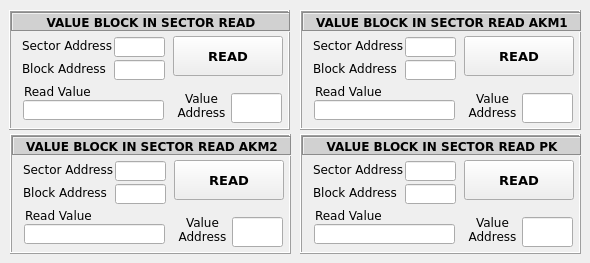
   <widget class="QWidget" name="tbValueBlockRead">
    <attribute name="title">
     <string>ValueBlockInSector Read</string>
    </attribute>
    <widget class="QFrame" name="fmValueBlockRead">
     <property name="geometry">
      <rect>
       <x>9</x>
       <y>10</y>
       <width>281</width>
       <height>120</height>
      </rect>
     </property>
     <property name="autoFillBackground">
      <bool>true</bool>
     </property>
     <property name="frameShape">
      <enum>QFrame::Box</enum>
     </property>
     <property name="frameShadow">
      <enum>QFrame::Raised</enum>
     </property>
     <widget class="QLabel" name="lblHeaderVBInSBR">
      <property name="geometry">
       <rect>
        <x>2</x>
        <y>2</y>
        <width>280</width>
        <height>20</height>
       </rect>
      </property>
      <property name="font">
       <font>
        <family>Verdana</family>
        <pointsize>9</pointsize>
        <weight>75</weight>
        <bold>true</bold>
       </font>
      </property>
      <property name="autoFillBackground">
       <bool>false</bool>
      </property>
      <property name="styleSheet">
       <string notr="true">background-color: rgb(209, 209, 209);</string>
      </property>
      <property name="frameShape">
       <enum>QFrame::Box</enum>
      </property>
      <property name="frameShadow">
       <enum>QFrame::Sunken</enum>
      </property>
      <property name="text">
       <string>VALUE BLOCK IN SECTOR READ</string>
      </property>
      <property name="textFormat">
       <enum>Qt::AutoText</enum>
      </property>
      <property name="alignment">
       <set>Qt::AlignCenter</set>
      </property>
     </widget>
     <widget class="QLabel" name="lblBlockAddressBR">
      <property name="geometry">
       <rect>
        <x>13</x>
        <y>50</y>
        <width>90</width>
        <height>16</height>
       </rect>
      </property>
      <property name="font">
       <font>
        <family>Verdana</family>
       </font>
      </property>
      <property name="text">
       <string>Block Address</string>
      </property>
     </widget>
     <widget class="QLineEdit" name="txtValueBlockAddressBR">
      <property name="geometry">
       <rect>
        <x>105</x>
        <y>50</y>
        <width>51</width>
        <height>20</height>
       </rect>
      </property>
      <property name="font">
       <font>
        <family>Verdana</family>
        <pointsize>9</pointsize>
        <weight>75</weight>
        <bold>true</bold>
       </font>
      </property>
      <property name="alignment">
       <set>Qt::AlignCenter</set>
      </property>
     </widget>
     <widget class="QPushButton" name="btnValueBlockRead">
      <property name="geometry">
       <rect>
        <x>164</x>
        <y>26</y>
        <width>110</width>
        <height>40</height>
       </rect>
      </property>
      <property name="font">
       <font>
        <family>Verdana</family>
        <pointsize>10</pointsize>
        <weight>75</weight>
        <bold>true</bold>
       </font>
      </property>
      <property name="text">
       <string>READ</string>
      </property>
     </widget>
     <widget class="QLabel" name="lblReadDataBR">
      <property name="geometry">
       <rect>
        <x>15</x>
        <y>73</y>
        <width>71</width>
        <height>16</height>
       </rect>
      </property>
      <property name="font">
       <font>
        <family>Verdana</family>
       </font>
      </property>
      <property name="text">
       <string>Read Value</string>
      </property>
     </widget>
     <widget class="QLineEdit" name="txtValueReadDataBR">
      <property name="geometry">
       <rect>
        <x>14</x>
        <y>90</y>
        <width>141</width>
        <height>20</height>
       </rect>
      </property>
      <property name="font">
       <font>
        <family>Verdana</family>
        <weight>75</weight>
        <bold>true</bold>
       </font>
      </property>
      <property name="readOnly">
       <bool>true</bool>
      </property>
     </widget>
     <widget class="QLineEdit" name="txtValueAddressBR">
      <property name="geometry">
       <rect>
        <x>222</x>
        <y>83</y>
        <width>51</width>
        <height>30</height>
       </rect>
      </property>
      <property name="font">
       <font>
        <family>Verdana</family>
        <pointsize>11</pointsize>
        <weight>75</weight>
        <bold>true</bold>
       </font>
      </property>
      <property name="alignment">
       <set>Qt::AlignCenter</set>
      </property>
      <property name="readOnly">
       <bool>true</bool>
      </property>
     </widget>
     <widget class="QLabel" name="lblValueAddressBR">
      <property name="geometry">
       <rect>
        <x>167</x>
        <y>80</y>
        <width>51</width>
        <height>31</height>
       </rect>
      </property>
      <property name="font">
       <font>
        <family>Verdana</family>
       </font>
      </property>
      <property name="text">
       <string>Value Address</string>
      </property>
      <property name="alignment">
       <set>Qt::AlignCenter</set>
      </property>
      <property name="wordWrap">
       <bool>true</bool>
      </property>
     </widget>
     <widget class="QLabel" name="lblSectorAddressBR">
      <property name="geometry">
       <rect>
        <x>13</x>
        <y>27</y>
        <width>90</width>
        <height>16</height>
       </rect>
      </property>
      <property name="font">
       <font>
        <family>Verdana</family>
       </font>
      </property>
      <property name="text">
       <string>Sector Address</string>
      </property>
     </widget>
     <widget class="QLineEdit" name="txtSectorAddressBR">
      <property name="geometry">
       <rect>
        <x>105</x>
        <y>27</y>
        <width>51</width>
        <height>20</height>
       </rect>
      </property>
      <property name="font">
       <font>
        <family>Verdana</family>
        <pointsize>9</pointsize>
        <weight>75</weight>
        <bold>true</bold>
       </font>
      </property>
      <property name="alignment">
       <set>Qt::AlignCenter</set>
      </property>
     </widget>
    </widget>
    <widget class="QFrame" name="fmValueBlockReadAKM1">
     <property name="geometry">
      <rect>
       <x>300</x>
       <y>10</y>
       <width>281</width>
       <height>120</height>
      </rect>
     </property>
     <property name="autoFillBackground">
      <bool>true</bool>
     </property>
     <property name="frameShape">
      <enum>QFrame::Box</enum>
     </property>
     <property name="frameShadow">
      <enum>QFrame::Raised</enum>
     </property>
     <widget class="QLabel" name="lblHeaderVBInSBRAKM1">
      <property name="geometry">
       <rect>
        <x>2</x>
        <y>2</y>
        <width>280</width>
        <height>20</height>
       </rect>
      </property>
      <property name="font">
       <font>
        <family>Verdana</family>
        <pointsize>9</pointsize>
        <weight>75</weight>
        <bold>true</bold>
       </font>
      </property>
      <property name="autoFillBackground">
       <bool>false</bool>
      </property>
      <property name="styleSheet">
       <string notr="true">background-color: rgb(209, 209, 209);</string>
      </property>
      <property name="frameShape">
       <enum>QFrame::Box</enum>
      </property>
      <property name="frameShadow">
       <enum>QFrame::Sunken</enum>
      </property>
      <property name="text">
       <string>VALUE BLOCK IN SECTOR READ AKM1</string>
      </property>
      <property name="textFormat">
       <enum>Qt::AutoText</enum>
      </property>
      <property name="alignment">
       <set>Qt::AlignCenter</set>
      </property>
     </widget>
     <widget class="QLabel" name="lblBlockAddressBRAKM1">
      <property name="geometry">
       <rect>
        <x>13</x>
        <y>50</y>
        <width>90</width>
        <height>16</height>
       </rect>
      </property>
      <property name="font">
       <font>
        <family>Verdana</family>
       </font>
      </property>
      <property name="text">
       <string>Block Address</string>
      </property>
     </widget>
     <widget class="QLineEdit" name="txtValueBlockAddressBRAKM1">
      <property name="geometry">
       <rect>
        <x>105</x>
        <y>50</y>
        <width>51</width>
        <height>20</height>
       </rect>
      </property>
      <property name="font">
       <font>
        <family>Verdana</family>
        <pointsize>9</pointsize>
        <weight>75</weight>
        <bold>true</bold>
       </font>
      </property>
      <property name="alignment">
       <set>Qt::AlignCenter</set>
      </property>
     </widget>
     <widget class="QPushButton" name="btnValueBlockReadAKM1">
      <property name="geometry">
       <rect>
        <x>164</x>
        <y>26</y>
        <width>110</width>
        <height>40</height>
       </rect>
      </property>
      <property name="font">
       <font>
        <family>Verdana</family>
        <pointsize>10</pointsize>
        <weight>75</weight>
        <bold>true</bold>
       </font>
      </property>
      <property name="text">
       <string>READ</string>
      </property>
     </widget>
     <widget class="QLabel" name="lblReadDataBRAKM1">
      <property name="geometry">
       <rect>
        <x>15</x>
        <y>73</y>
        <width>71</width>
        <height>16</height>
       </rect>
      </property>
      <property name="font">
       <font>
        <family>Verdana</family>
       </font>
      </property>
      <property name="text">
       <string>Read Value</string>
      </property>
     </widget>
     <widget class="QLineEdit" name="txtValueReadDataBRAKM1">
      <property name="geometry">
       <rect>
        <x>14</x>
        <y>90</y>
        <width>141</width>
        <height>20</height>
       </rect>
      </property>
      <property name="font">
       <font>
        <family>Verdana</family>
        <weight>75</weight>
        <bold>true</bold>
       </font>
      </property>
      <property name="readOnly">
       <bool>true</bool>
      </property>
     </widget>
     <widget class="QLineEdit" name="txtValueAddressBRAKM1">
      <property name="geometry">
       <rect>
        <x>222</x>
        <y>83</y>
        <width>51</width>
        <height>30</height>
       </rect>
      </property>
      <property name="font">
       <font>
        <family>Verdana</family>
        <pointsize>11</pointsize>
        <weight>75</weight>
        <bold>true</bold>
       </font>
      </property>
      <property name="alignment">
       <set>Qt::AlignCenter</set>
      </property>
      <property name="readOnly">
       <bool>true</bool>
      </property>
     </widget>
     <widget class="QLabel" name="lblValueAddressBRAKM1">
      <property name="geometry">
       <rect>
        <x>167</x>
        <y>80</y>
        <width>51</width>
        <height>31</height>
       </rect>
      </property>
      <property name="font">
       <font>
        <family>Verdana</family>
       </font>
      </property>
      <property name="text">
       <string>Value Address</string>
      </property>
      <property name="alignment">
       <set>Qt::AlignCenter</set>
      </property>
      <property name="wordWrap">
       <bool>true</bool>
      </property>
     </widget>
     <widget class="QLabel" name="lblSectorAddressBRAKM1">
      <property name="geometry">
       <rect>
        <x>13</x>
        <y>27</y>
        <width>90</width>
        <height>16</height>
       </rect>
      </property>
      <property name="font">
       <font>
        <family>Verdana</family>
       </font>
      </property>
      <property name="text">
       <string>Sector Address</string>
      </property>
     </widget>
     <widget class="QLineEdit" name="txtSectorAddressBRAKM1">
      <property name="geometry">
       <rect>
        <x>105</x>
        <y>27</y>
        <width>51</width>
        <height>20</height>
       </rect>
      </property>
      <property name="font">
       <font>
        <family>Verdana</family>
        <pointsize>9</pointsize>
        <weight>75</weight>
        <bold>true</bold>
       </font>
      </property>
      <property name="alignment">
       <set>Qt::AlignCenter</set>
      </property>
     </widget>
    </widget>
    <widget class="QFrame" name="fmValueBlockReadAKM2">
     <property name="geometry">
      <rect>
       <x>10</x>
       <y>134</y>
       <width>281</width>
       <height>120</height>
      </rect>
     </property>
     <property name="autoFillBackground">
      <bool>true</bool>
     </property>
     <property name="frameShape">
      <enum>QFrame::Box</enum>
     </property>
     <property name="frameShadow">
      <enum>QFrame::Raised</enum>
     </property>
     <widget class="QLabel" name="lblHeaderVBInSBRAKM2">
      <property name="geometry">
       <rect>
        <x>2</x>
        <y>2</y>
        <width>280</width>
        <height>20</height>
       </rect>
      </property>
      <property name="font">
       <font>
        <family>Verdana</family>
        <pointsize>9</pointsize>
        <weight>75</weight>
        <bold>true</bold>
       </font>
      </property>
      <property name="autoFillBackground">
       <bool>false</bool>
      </property>
      <property name="styleSheet">
       <string notr="true">background-color: rgb(209, 209, 209);</string>
      </property>
      <property name="frameShape">
       <enum>QFrame::Box</enum>
      </property>
      <property name="frameShadow">
       <enum>QFrame::Sunken</enum>
      </property>
      <property name="text">
       <string>VALUE BLOCK IN SECTOR READ AKM2</string>
      </property>
      <property name="textFormat">
       <enum>Qt::AutoText</enum>
      </property>
      <property name="alignment">
       <set>Qt::AlignCenter</set>
      </property>
     </widget>
     <widget class="QLabel" name="lblBlockAddressBRAKM2">
      <property name="geometry">
       <rect>
        <x>13</x>
        <y>50</y>
        <width>90</width>
        <height>16</height>
       </rect>
      </property>
      <property name="font">
       <font>
        <family>Verdana</family>
       </font>
      </property>
      <property name="text">
       <string>Block Address</string>
      </property>
     </widget>
     <widget class="QLineEdit" name="txtValueBlockAddressBRAKM2">
      <property name="geometry">
       <rect>
        <x>105</x>
        <y>50</y>
        <width>51</width>
        <height>20</height>
       </rect>
      </property>
      <property name="font">
       <font>
        <family>Verdana</family>
        <pointsize>9</pointsize>
        <weight>75</weight>
        <bold>true</bold>
       </font>
      </property>
      <property name="alignment">
       <set>Qt::AlignCenter</set>
      </property>
     </widget>
     <widget class="QPushButton" name="btnValueBlockReadAKM2">
      <property name="geometry">
       <rect>
        <x>164</x>
        <y>26</y>
        <width>110</width>
        <height>40</height>
       </rect>
      </property>
      <property name="font">
       <font>
        <family>Verdana</family>
        <pointsize>10</pointsize>
        <weight>75</weight>
        <bold>true</bold>
       </font>
      </property>
      <property name="text">
       <string>READ</string>
      </property>
     </widget>
     <widget class="QLabel" name="lblReadDataBRAKM2">
      <property name="geometry">
       <rect>
        <x>15</x>
        <y>73</y>
        <width>71</width>
        <height>16</height>
       </rect>
      </property>
      <property name="font">
       <font>
        <family>Verdana</family>
       </font>
      </property>
      <property name="text">
       <string>Read Value</string>
      </property>
     </widget>
     <widget class="QLineEdit" name="txtValueReadDataBRAKM2">
      <property name="geometry">
       <rect>
        <x>14</x>
        <y>90</y>
        <width>141</width>
        <height>20</height>
       </rect>
      </property>
      <property name="font">
       <font>
        <family>Verdana</family>
        <weight>75</weight>
        <bold>true</bold>
       </font>
      </property>
      <property name="readOnly">
       <bool>true</bool>
      </property>
     </widget>
     <widget class="QLineEdit" name="txtValueAddressBRAKM2">
      <property name="geometry">
       <rect>
        <x>222</x>
        <y>83</y>
        <width>51</width>
        <height>30</height>
       </rect>
      </property>
      <property name="font">
       <font>
        <family>Verdana</family>
        <pointsize>11</pointsize>
        <weight>75</weight>
        <bold>true</bold>
       </font>
      </property>
      <property name="alignment">
       <set>Qt::AlignCenter</set>
      </property>
      <property name="readOnly">
       <bool>true</bool>
      </property>
     </widget>
     <widget class="QLabel" name="lblValueAddressBRAKM2">
      <property name="geometry">
       <rect>
        <x>167</x>
        <y>80</y>
        <width>51</width>
        <height>31</height>
       </rect>
      </property>
      <property name="font">
       <font>
        <family>Verdana</family>
       </font>
      </property>
      <property name="text">
       <string>Value Address</string>
      </property>
      <property name="alignment">
       <set>Qt::AlignCenter</set>
      </property>
      <property name="wordWrap">
       <bool>true</bool>
      </property>
     </widget>
     <widget class="QLabel" name="lblSectorAddressBRAKM2">
      <property name="geometry">
       <rect>
        <x>13</x>
        <y>27</y>
        <width>90</width>
        <height>16</height>
       </rect>
      </property>
      <property name="font">
       <font>
        <family>Verdana</family>
       </font>
      </property>
      <property name="text">
       <string>Sector Address</string>
      </property>
     </widget>
     <widget class="QLineEdit" name="txtSectorAddressBRAKM2">
      <property name="geometry">
       <rect>
        <x>105</x>
        <y>27</y>
        <width>51</width>
        <height>20</height>
       </rect>
      </property>
      <property name="font">
       <font>
        <family>Verdana</family>
        <pointsize>9</pointsize>
        <weight>75</weight>
        <bold>true</bold>
       </font>
      </property>
      <property name="alignment">
       <set>Qt::AlignCenter</set>
      </property>
     </widget>
    </widget>
    <widget class="QFrame" name="fmValueBlockReadPK">
     <property name="geometry">
      <rect>
       <x>300</x>
       <y>134</y>
       <width>281</width>
       <height>120</height>
      </rect>
     </property>
     <property name="autoFillBackground">
      <bool>true</bool>
     </property>
     <property name="frameShape">
      <enum>QFrame::Box</enum>
     </property>
     <property name="frameShadow">
      <enum>QFrame::Raised</enum>
     </property>
     <widget class="QLabel" name="lblHeaderVBInSBRPK">
      <property name="geometry">
       <rect>
        <x>2</x>
        <y>2</y>
        <width>280</width>
        <height>20</height>
       </rect>
      </property>
      <property name="font">
       <font>
        <family>Verdana</family>
        <pointsize>9</pointsize>
        <weight>75</weight>
        <bold>true</bold>
       </font>
      </property>
      <property name="autoFillBackground">
       <bool>false</bool>
      </property>
      <property name="styleSheet">
       <string notr="true">background-color: rgb(209, 209, 209);</string>
      </property>
      <property name="frameShape">
       <enum>QFrame::Box</enum>
      </property>
      <property name="frameShadow">
       <enum>QFrame::Sunken</enum>
      </property>
      <property name="text">
       <string>VALUE BLOCK IN SECTOR READ PK</string>
      </property>
      <property name="textFormat">
       <enum>Qt::AutoText</enum>
      </property>
      <property name="alignment">
       <set>Qt::AlignCenter</set>
      </property>
     </widget>
     <widget class="QLabel" name="lblBlockAddressBRPK">
      <property name="geometry">
       <rect>
        <x>13</x>
        <y>50</y>
        <width>90</width>
        <height>16</height>
       </rect>
      </property>
      <property name="font">
       <font>
        <family>Verdana</family>
       </font>
      </property>
      <property name="text">
       <string>Block Address</string>
      </property>
     </widget>
     <widget class="QLineEdit" name="txtValueBlockAddressBRPK">
      <property name="geometry">
       <rect>
        <x>105</x>
        <y>50</y>
        <width>51</width>
        <height>20</height>
       </rect>
      </property>
      <property name="font">
       <font>
        <family>Verdana</family>
        <pointsize>9</pointsize>
        <weight>75</weight>
        <bold>true</bold>
       </font>
      </property>
      <property name="alignment">
       <set>Qt::AlignCenter</set>
      </property>
     </widget>
     <widget class="QPushButton" name="btnValueBlockReadPK">
      <property name="geometry">
       <rect>
        <x>164</x>
        <y>26</y>
        <width>110</width>
        <height>40</height>
       </rect>
      </property>
      <property name="font">
       <font>
        <family>Verdana</family>
        <pointsize>10</pointsize>
        <weight>75</weight>
        <bold>true</bold>
       </font>
      </property>
      <property name="text">
       <string>READ</string>
      </property>
     </widget>
     <widget class="QLabel" name="lblReadDataBRPK">
      <property name="geometry">
       <rect>
        <x>15</x>
        <y>73</y>
        <width>71</width>
        <height>16</height>
       </rect>
      </property>
      <property name="font">
       <font>
        <family>Verdana</family>
       </font>
      </property>
      <property name="text">
       <string>Read Value</string>
      </property>
     </widget>
     <widget class="QLineEdit" name="txtValueReadDataBRPK">
      <property name="geometry">
       <rect>
        <x>14</x>
        <y>90</y>
        <width>141</width>
        <height>20</height>
       </rect>
      </property>
      <property name="font">
       <font>
        <family>Verdana</family>
        <weight>75</weight>
        <bold>true</bold>
       </font>
      </property>
      <property name="readOnly">
       <bool>true</bool>
      </property>
     </widget>
     <widget class="QLineEdit" name="txtValueAddressBRPK">
      <property name="geometry">
       <rect>
        <x>222</x>
        <y>83</y>
        <width>51</width>
        <height>30</height>
       </rect>
      </property>
      <property name="font">
       <font>
        <family>Verdana</family>
        <pointsize>11</pointsize>
        <weight>75</weight>
        <bold>true</bold>
       </font>
      </property>
      <property name="alignment">
       <set>Qt::AlignCenter</set>
      </property>
      <property name="readOnly">
       <bool>true</bool>
      </property>
     </widget>
     <widget class="QLabel" name="lblValueAddressBRPK">
      <property name="geometry">
       <rect>
        <x>167</x>
        <y>80</y>
        <width>51</width>
        <height>31</height>
       </rect>
      </property>
      <property name="font">
       <font>
        <family>Verdana</family>
       </font>
      </property>
      <property name="text">
       <string>Value Address</string>
      </property>
      <property name="alignment">
       <set>Qt::AlignCenter</set>
      </property>
      <property name="wordWrap">
       <bool>true</bool>
      </property>
     </widget>
     <widget class="QLabel" name="lblSectorAddressBRPK">
      <property name="geometry">
       <rect>
        <x>13</x>
        <y>27</y>
        <width>90</width>
        <height>16</height>
       </rect>
      </property>
      <property name="font">
       <font>
        <family>Verdana</family>
       </font>
      </property>
      <property name="text">
       <string>Sector Address</string>
      </property>
     </widget>
     <widget class="QLineEdit" name="txtSectorAddressBRPK">
      <property name="geometry">
       <rect>
        <x>105</x>
        <y>27</y>
        <width>51</width>
        <height>20</height>
       </rect>
      </property>
      <property name="font">
       <font>
        <family>Verdana</family>
        <pointsize>9</pointsize>
        <weight>75</weight>
        <bold>true</bold>
       </font>
      </property>
      <property name="alignment">
       <set>Qt::AlignCenter</set>
      </property>
     </widget>
    </widget>
   </widget>
